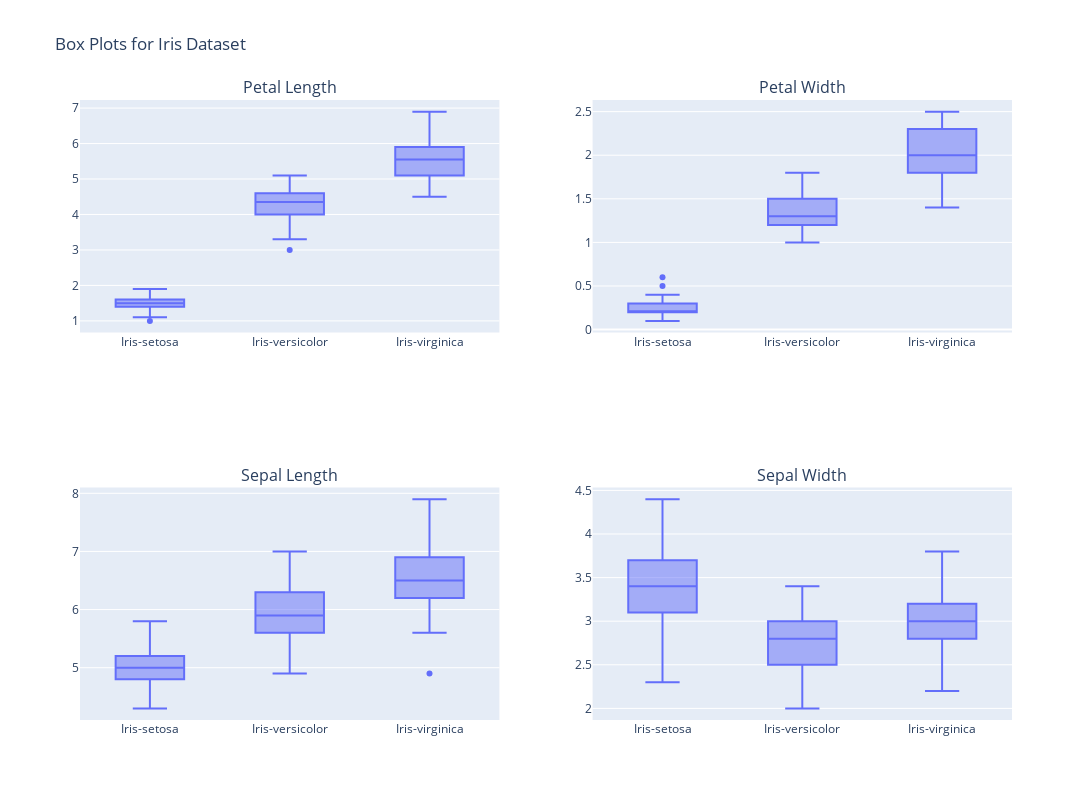

The notebook cell saved with this chart:
### Code cell
fig = make_subplots(rows=2, cols=2, subplot_titles=("Petal Length", "Petal Width", "Sepal Length", "Sepal Width"))

# Add box plots to each subplot
fig.add_trace(px.box(dset, x="species", y="petal_length").data[0], row=1, col=1)
fig.add_trace(px.box(dset, x="species", y="petal_width").data[0], row=1, col=2)
fig.add_trace(px.box(dset, x="species", y="sepal_length").data[0], row=2, col=1)
fig.add_trace(px.box(dset, x="species", y="sepal_width").data[0], row=2, col=2)

# Update layout for better presentation
fig.update_layout(
    title_text="Box Plots for Iris Dataset",
    showlegend=True,
    height=800,  # Adjust the height of the entire figure
    width=1200   # Adjust the width of the entire figure
)
fig.show()

### Figure 1 — Plotly figure (JSON) as saved in the notebook; plotly's stock layout.template omitted (floating-point values rounded to 4 significant figures; data arrays with more than 128 entries replaced by an {"elided": "..."} marker saying what was removed)
{"data": [{"alignmentgroup": "True", "hovertemplate": "species=%{x}<br>petal_length=%{y}<extra></extra>", "legendgroup": "", "marker": {"color": "#636efa"}, "name": "", "notched": false, "offsetgroup": "", "orientation": "v", "showlegend": false, "type": "box", "x": {"elided": "150 str values"}, "x0": " ", "xaxis": "x", "y": {"elided": "150 float values"}, "y0": " ", "yaxis": "y"}, {"alignmentgroup": "True", "hovertemplate": "species=%{x}<br>petal_width=%{y}<extra></extra>", "legendgroup": "", "marker": {"color": "#636efa"}, "name": "", "notched": false, "offsetgroup": "", "orientation": "v", "showlegend": false, "type": "box", "x": {"elided": "150 str values"}, "x0": " ", "xaxis": "x2", "y": {"elided": "150 float values"}, "y0": " ", "yaxis": "y2"}, {"alignmentgroup": "True", "hovertemplate": "species=%{x}<br>sepal_length=%{y}<extra></extra>", "legendgroup": "", "marker": {"color": "#636efa"}, "name": "", "notched": false, "offsetgroup": "", "orientation": "v", "showlegend": false, "type": "box", "x": {"elided": "150 str values"}, "x0": " ", "xaxis": "x3", "y": {"elided": "150 float values"}, "y0": " ", "yaxis": "y3"}, {"alignmentgroup": "True", "hovertemplate": "species=%{x}<br>sepal_width=%{y}<extra></extra>", "legendgroup": "", "marker": {"color": "#636efa"}, "name": "", "notched": false, "offsetgroup": "", "orientation": "v", "showlegend": false, "type": "box", "x": {"elided": "150 str values"}, "x0": " ", "xaxis": "x4", "y": {"elided": "150 float values"}, "y0": " ", "yaxis": "y4"}], "layout": {"annotations": [{"font": {"size": 16}, "showarrow": false, "text": "Petal Length", "x": 0.225, "xanchor": "center", "xref": "paper", "y": 1, "yanchor": "bottom", "yref": "paper"}, {"font": {"size": 16}, "showarrow": false, "text": "Petal Width", "x": 0.775, "xanchor": "center", "xref": "paper", "y": 1, "yanchor": "bottom", "yref": "paper"}, {"font": {"size": 16}, "showarrow": false, "text": "Sepal Length", "x": 0.225, "xanchor": "center", "xref": "paper", "y": 0.375, "yanchor": "bottom", "yref": "paper"}, {"font": {"size": 16}, "showarrow": false, "text": "Sepal Width", "x": 0.775, "xanchor": "center", "xref": "paper", "y": 0.375, "yanchor": "bottom", "yref": "paper"}], "height": 800, "showlegend": true, "title": {"text": "Box Plots for Iris Dataset"}, "width": 1200, "xaxis": {"anchor": "y", "domain": [0, 0.45]}, "xaxis2": {"anchor": "y2", "domain": [0.55, 1]}, "xaxis3": {"anchor": "y3", "domain": [0, 0.45]}, "xaxis4": {"anchor": "y4", "domain": [0.55, 1]}, "yaxis": {"anchor": "x", "domain": [0.625, 1]}, "yaxis2": {"anchor": "x2", "domain": [0.625, 1]}, "yaxis3": {"anchor": "x3", "domain": [0, 0.375]}, "yaxis4": {"anchor": "x4", "domain": [0, 0.375]}}}
